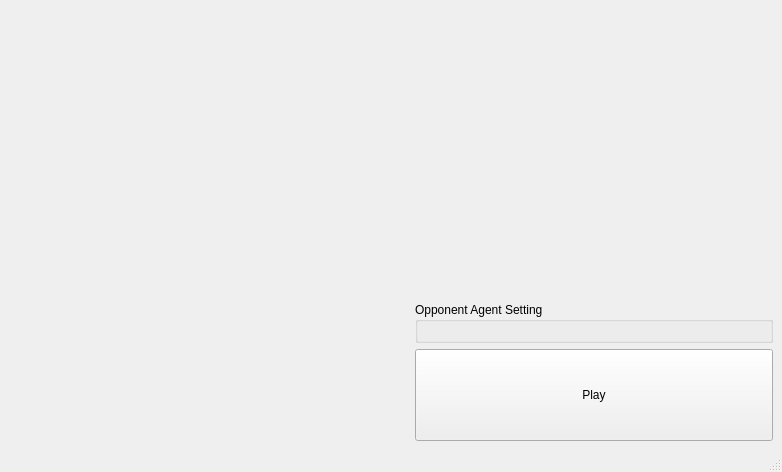
<?xml version="1.0" encoding="UTF-8"?>
<ui version="4.0">
 <class>MainWindow</class>
 <widget class="QMainWindow" name="MainWindow">
  <property name="geometry">
   <rect>
    <x>0</x>
    <y>0</y>
    <width>782</width>
    <height>472</height>
   </rect>
  </property>
  <property name="windowTitle">
   <string>MainWindow</string>
  </property>
  <widget class="QWidget" name="centralwidget">
   <layout class="QHBoxLayout" name="horizontalLayout" stretch="0,0">
    <item>
     <layout class="QVBoxLayout" name="verticalLayout_3">
      <item>
       <spacer name="verticalSpacer_2">
        <property name="orientation">
         <enum>Qt::Orientation::Vertical</enum>
        </property>
        <property name="sizeHint" stdset="0">
         <size>
          <width>20</width>
          <height>40</height>
         </size>
        </property>
       </spacer>
      </item>
      <item>
       <widget class="SurakartaBoardWidget" name="surakarta_board" native="true">
        <property name="minimumSize">
         <size>
          <width>400</width>
          <height>400</height>
         </size>
        </property>
       </widget>
      </item>
     </layout>
    </item>
    <item>
     <layout class="QVBoxLayout" name="verticalLayout" stretch="16,0,5">
      <item>
       <spacer name="verticalSpacer">
        <property name="orientation">
         <enum>Qt::Orientation::Vertical</enum>
        </property>
        <property name="sizeHint" stdset="0">
         <size>
          <width>20</width>
          <height>40</height>
         </size>
        </property>
       </spacer>
      </item>
      <item>
       <widget class="QGroupBox" name="groupBox">
        <property name="title">
         <string>Opponent Agent Setting</string>
        </property>
        <layout class="QVBoxLayout" name="verticalLayout_2">
         <item>
          <layout class="QHBoxLayout" name="horizontalLayout_2">
           <item>
            <widget class="SurakartaAgentSettingWidget" name="agent_setting" native="true"/>
           </item>
          </layout>
         </item>
        </layout>
       </widget>
      </item>
      <item>
       <widget class="QPushButton" name="playButton">
        <property name="sizePolicy">
         <sizepolicy hsizetype="Minimum" vsizetype="Minimum">
          <horstretch>0</horstretch>
          <verstretch>0</verstretch>
         </sizepolicy>
        </property>
        <property name="text">
         <string>Play</string>
        </property>
       </widget>
      </item>
     </layout>
    </item>
   </layout>
  </widget>
  <widget class="QMenuBar" name="menubar">
   <property name="geometry">
    <rect>
     <x>0</x>
     <y>0</y>
     <width>782</width>
     <height>23</height>
    </rect>
   </property>
  </widget>
  <widget class="QStatusBar" name="statusbar"/>
 </widget>
 <customwidgets>
  <customwidget>
   <class>SurakartaBoardWidget</class>
   <extends>QWidget</extends>
   <header>surakarta_board_widget.h</header>
   <container>1</container>
  </customwidget>
  <customwidget>
   <class>SurakartaAgentSettingWidget</class>
   <extends>QWidget</extends>
   <header>surakarta_agent_setting_widget.h</header>
   <container>1</container>
  </customwidget>
 </customwidgets>
 <resources/>
 <connections/>
</ui>
